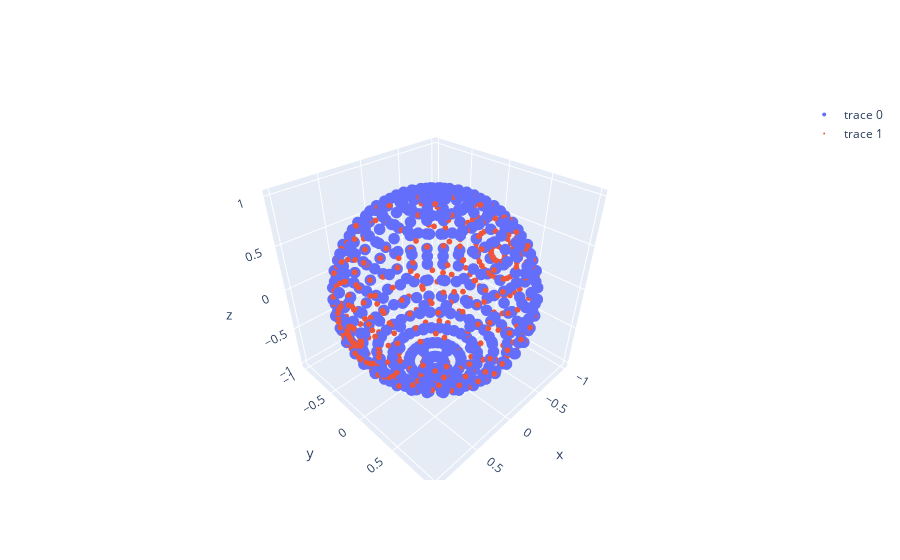

The notebook cell this image was saved under:
### Code cell
from nerfstudio.cameras.rays import Frustums, RayBundle, RaySamples
from nerfstudio.cameras.cameras import Cameras, CameraType
import torch
import plotly.graph_objects as go

cx = torch.tensor(32 // 2, dtype=torch.float32).repeat(1)
cy = torch.tensor(16 // 2, dtype=torch.float32).repeat(1)
fx = torch.tensor(16, dtype=torch.float32).repeat(1)
fy = torch.tensor(16, dtype=torch.float32).repeat(1)

c2w = torch.tensor([[[-1, 0, 0, 0],
                     [0, 0, 1, 0],
                     [0, 1, 0, 0]]], dtype=torch.float32).repeat(1, 1, 1)
                     
cameras = Cameras(fx=fx, fy=fy, cx=cx, cy=cy, camera_to_worlds=c2w, camera_type=CameraType.EQUIRECTANGULAR)

ray_bundle = cameras.generate_rays(camera_indices=0, keep_shape=True)
directions = ray_bundle.directions.reshape(-1, 3) # (H, W, 3)
directions_flat = directions.reshape(-1, 3) # (H*W, 3)

directions_roll = torch.roll(directions, 1, 0)
directions_roll_flat = directions_roll.reshape(-1, 3) # (H*W, 3)

# Plot the rays as a 3D scatter plot with vertical Z axis.
fig = go.Figure(data=[go.Scatter3d(x=directions_flat[:, 0], y=directions_flat[:, 1], z=directions_flat[:, 2],
                                    mode='markers', marker=dict(size=4))])

# add rolled directions
fig.add_trace(go.Scatter3d(x=directions_roll_flat[:, 0], y=directions_roll_flat[:, 1], z=directions_roll_flat[:, 2],
                                    mode='markers', marker=dict(size=2)))

fig.show()

### Figure 1 — Plotly figure (JSON) as saved in the notebook; plotly's stock layout.template omitted (floating-point values rounded to 4 significant figures; data arrays with more than 128 entries replaced by an {"elided": "..."} marker saying what was removed)
{"data": [{"marker": {"size": 4}, "mode": "markers", "type": "scatter3d", "x": {"elided": "512 float values"}, "y": {"elided": "512 float values"}, "z": {"elided": "512 float values"}}, {"marker": {"size": 2}, "mode": "markers", "type": "scatter3d", "x": {"elided": "512 float values"}, "y": {"elided": "512 float values"}, "z": {"elided": "512 float values"}}], "layout": {}}
